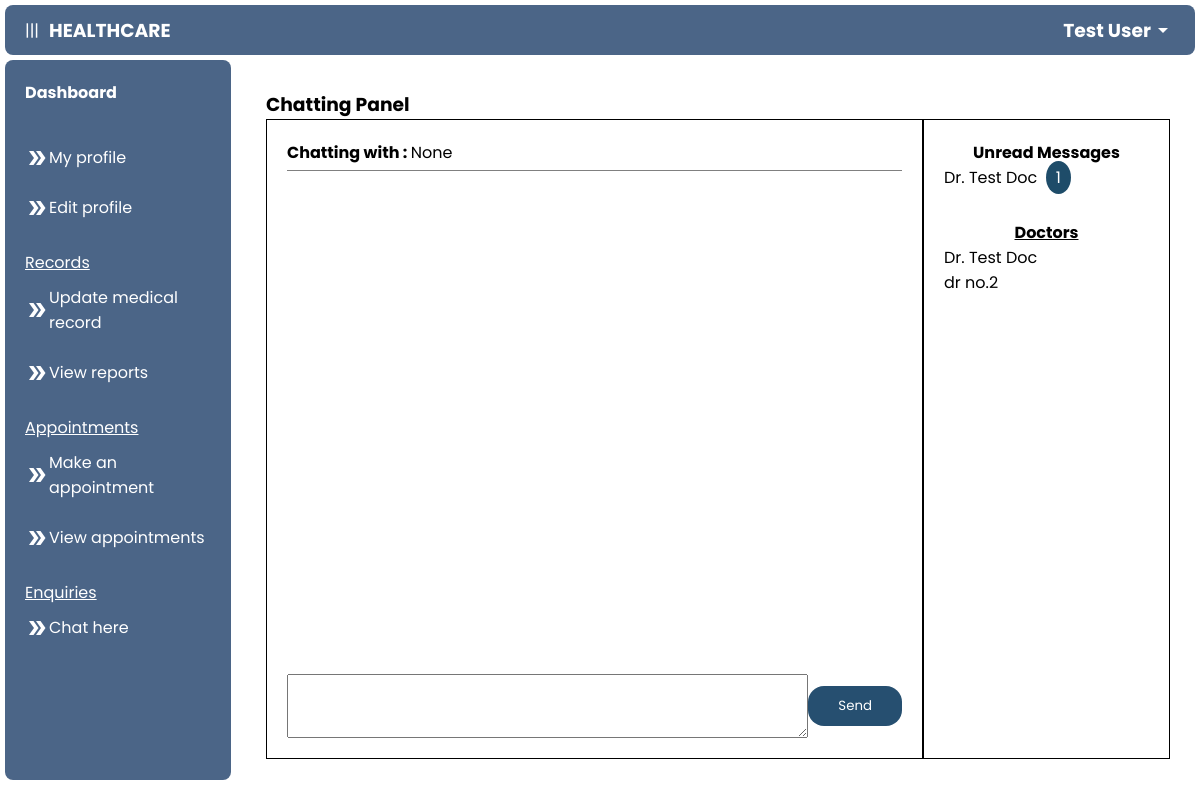
The app's page /patient/chat.php (signed in) with its own data.
### tables this page shows
CREATE TABLE `patient` (
  `p_id` int(11) NOT NULL,
  `name` varchar(255) NOT NULL,
  `email` varchar(255) NOT NULL,
  `password` varchar(255) NOT NULL,
  `address` varchar(255) NOT NULL,
  `age` int(100) NOT NULL,
  `gender` enum('male','female','other') NOT NULL,
  `reg_date` datetime NOT NULL DEFAULT CURRENT_TIMESTAMP
);

CREATE TABLE `doctor` (
  `d_id` int(100) NOT NULL,
  `name` varchar(255) NOT NULL,
  `email` varchar(255) NOT NULL,
  `password` varchar(255) NOT NULL,
  `specialization` varchar(255) NOT NULL,
  `fees` int(100) NOT NULL,
  `created_date` datetime NOT NULL DEFAULT CURRENT_TIMESTAMP
);

### patient/chat.php (the view, shortened to what this page needs)
<?php
include("../connect.php");
?>
<!DOCTYPE html>
<html lang="en">
<head>
    <link rel="stylesheet" href="../css/chat.css">
</head>
<body>
    <?php include('navigation.php'); ?>
    <main>
        <h3>Chatting Panel</h3>
        <div class="chat">
            <div class="left">
                <div class="top">
                    <p><strong>Chatting with : </strong><?php if (isset($_GET["did"])) {
                                                            echo $_GET["did"];
                                                        } else {
                                                            echo 'None';
                                                        } ?></p>
                </div>
                <div class="line"></div>
                <div class="view">
                </div>
                <form class="post" action="chat1.php" method="POST">
                    <textarea name="msg" cols="100%" rows="2"></textarea>
                    <input type="submit" id="submit" value="Send">
                </form>
            </div>
            <div class="right">
                <p align="center"><strong>Unread Messages</strong></p>
                <?php
                $sql = "SELECT count(A.msg) as num, A.doctor from chatting as A, doctor as B where A.patient='$name' and A.status='unread' and A.sender=A.doctor and A.doctor=B.name group by A.doctor";
                $result = mysqli_query($con, $sql);
                while ($row = mysqli_fetch_array($result)) {
                    echo '<p><a href="chat.php?did=' . $row["doctor"] . '">' . $row["doctor"] .'&nbsp <span style="
                    background-color: rgb(30, 76, 105);
                    color: white;
                    border-radius: 50%;
                    padding: 5px 10px;
                    width: 50px;">'. $row["num"] . '<span></a></p>';
                }
                ?>
                <div class="name-list">
                    <p align="center"><u><strong>Doctors</strong></u></p>
                    <?php
                    $sql2 = "Select * from doctor";
                    $result2 = mysqli_query($con, $sql2);
                    while ($row2 = mysqli_fetch_array($result2)) {
                        echo '<p><a href="chat.php?did=' . $row2["name"] . '">' . $row2["name"];
                    }
                    ?>
                </div>
            </div>
        </div>
        </div>
</body>
</html>

### patient/navigation.php (shortened to what this page needs)
<?php
include('../connect.php');
$email = $_SESSION['email'];
$sql = mysqli_query($con, "SELECT * FROM patient WHERE email = '$email'");
$row = mysqli_fetch_array($sql);
$name = $row["name"];
?>
<link rel="stylesheet" href="../css/nav.css">
<header>
    <div class="head">
        <div id="nav_button" onclick="nav_button()">|||</div>
        <h3>HEALTHCARE</h3>
    </div>
    <div class="dropdown">
        <div class="user">
            <h3><?php echo $name; ?></h3>
            <span class="material-icons">
            </span>
        </div>
    </div>
</header>
<div class="container">
    <nav id="nav">
        <div class="nav-content">
            <a href="./dashboard.php">
                <h4>Dashboard</h4>
            </a>
        </div>
        <div class="nav-content">
            <u>
                <p></p>
            </u>
            <a href="./my_profile.php"><span class="material-icons">
                </span>My profile</a><br>
            <a href="./edit_profile.php?id=<?php echo $row["p_id"] ?>"><span class="material-icons">
                </span>Edit profile</a>
        </div>
        <div class="nav-content">
            <u>
                <p>Records</p>
            </u>
            <a href="./update_record.php?id=<?php echo $row["p_id"] ?>"><span class="material-icons">
                </span>Update medical record</a><br>
            <a href="./view_reports.php"><span class="material-icons">
                </span>View reports</a>
        </div>
        <div class="nav-content">
            <u>
                <p>Appointments</p>
            </u>
            <a href="./make_appointment.php"><span class="material-icons">
                </span>Make an appointment</a><br>
            <a href="./view_appointments.php"><span class="material-icons">
                </span>View appointments</a>
        </div>
        <div class="nav-content">
            <u>
                <p>Enquiries</p>
            </u>
            <a href="./chat.php"><span class="material-icons">
                </span>Chat here</a><br>
        </div>
    </nav>

### css/chat.css (style rules this page uses)
.line { width: 100%; height: 1px; background-color: gray; margin: 5px 0; }
.chat { width: 100%; height: 40rem; display: flex; justify-content: space-evenly; }
.chat .left, .chat .right { padding: 20px; width: 100%; height: auto; border: 1px solid black; }
.chat .left { position: relative; flex: 3; }
.chat .right { flex: 1; }
.view { overflow: auto; height: 30rem; display: flex; flex-direction: column; }
.post { display: flex; align-items: center; justify-content: space-between; position: absolute; left: 0; bottom: 0; padding: 20px; width: 100%; }
.post textarea { max-width: 40rem; padding: 10px; font-size: 14px; }
.post input[type=submit] { padding: 10px 30px; border: none; border-radius: 1rem; background-color: rgb(38, 79, 112); color: white; }
.name-list { margin: 30px 0; overflow: auto; }

### css/nav.css (style rules this page uses)
* { padding: 0; margin: 0; box-sizing: border-box; font-family: 'Poppins', sans-serif; }
body { overflow: hidden; height: 100vh; }
a { text-decoration: none; color: black; }
header { display: flex; align-items: center; justify-content: space-between; width: 100%-5px; height: 50px; padding:0 20px; background-color: #4B6587; color: #ffffff; border-radius: 0.5rem; margin: 5px; }
.dropdown { position: relative; display: inline-block; }
header .user, .head { display: flex; align-items: center; cursor: pointer; }
.head { gap: 10px; }
.container { display: flex; height: 100%; }
nav { flex: 1; background-color: #4B6587; width: 100%; height: 90%; margin: 5px; margin-top: 0; color: white; border-radius: 0.5rem; overflow: auto; display: block; transition: 0.5s ease-in-out; }
.nav-content { margin: 20px 0; padding: 0 20px; }
.nav-content a { display: flex; align-items: center; text-decoration: none; color: white; font-size: 16px; }
.nav-content p { padding: 10px 0; }
main { flex: 4; width: 100%; padding: 30px; }

### patient/navigation.php (style rules this page uses)
main { margin-bottom: 50px; }

### records on screen
patient: name "Test User"
doctor: name "Dr. Test Doc"
doctor: name "dr no.2"

### other values on screen
$row["doctor"] "Dr. Test Doc"
$row["num"] "1"
